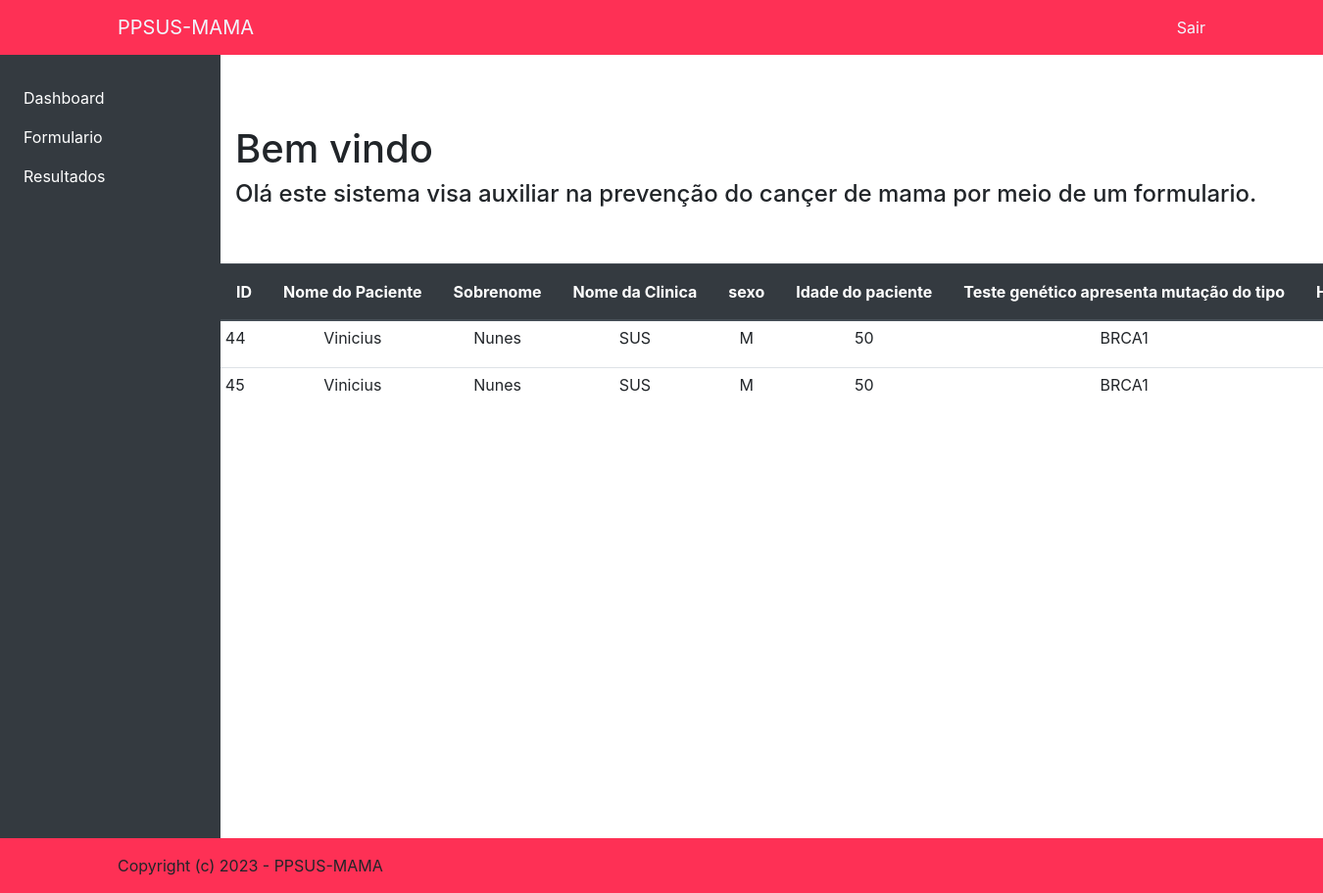
The page /account/dashboard/ (signed in) on the database as committed earlier.
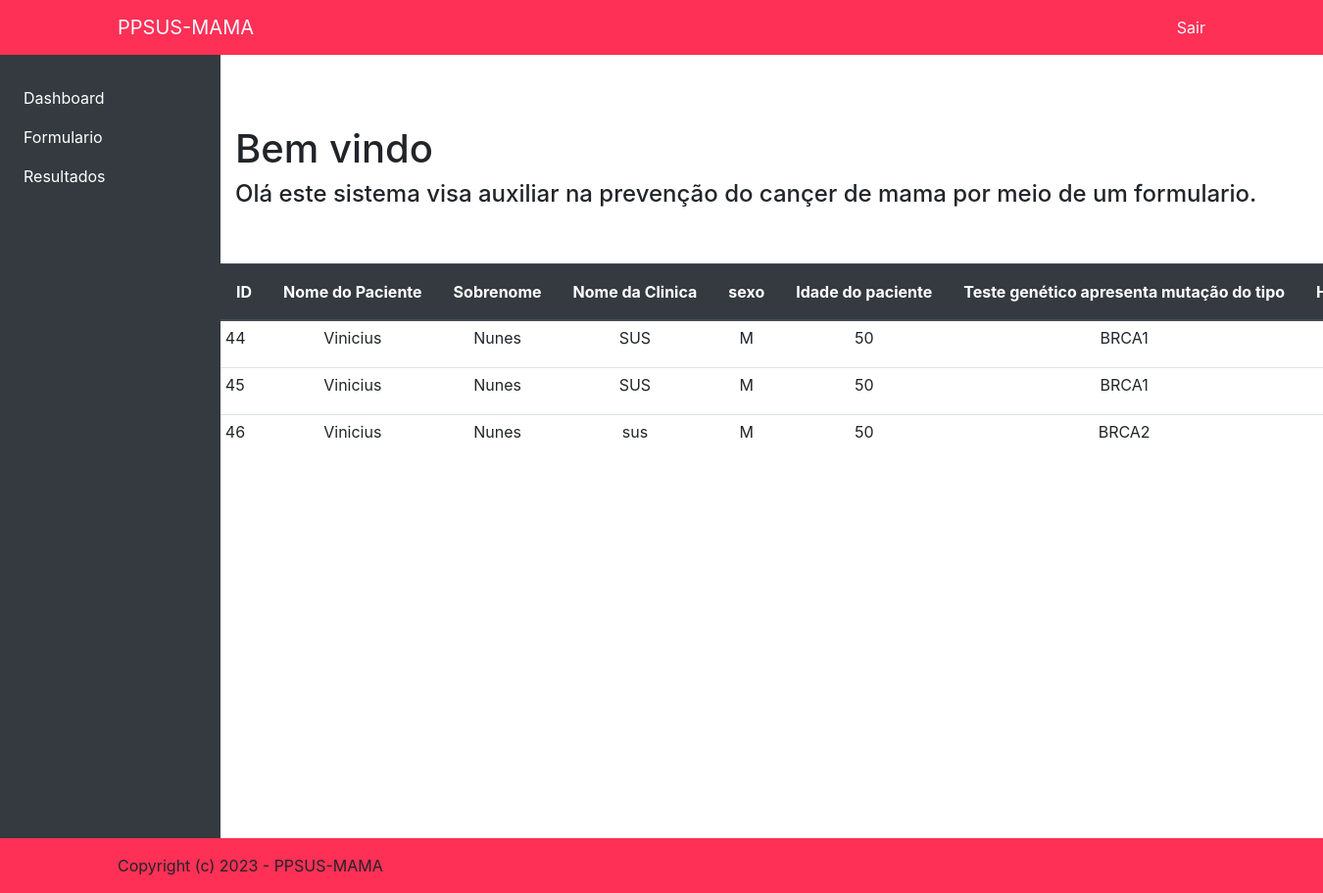
The same page on the database as committed later.
### forms/models.py (models this page shows, shortened)
class Form(models.Model):
    nomePaciente = models.CharField("Nome do paciente:",max_length=255, blank=True)
    sobrenome = models.CharField("Sobrenome:",max_length=255, blank=True)
    nomeclinica =  models.CharField("Nome da clinica:",max_length=255, blank=True)
    tuplesexo = (
        ("F", "Feminino"),
        ("M", "Masculino"),
    )
    sexo = models.CharField("Sexo",  max_length=2,choices=tuplesexo , blank=False)
    idadepaciente =  models.CharField("Idade do paciente:",max_length=3, blank=False)
    tupleMutacao = (
        ("BRCA1", "BRCA1"),
        ("BRCA2", "BRCA2"),
        ("TP53", "TP53"),
        ("CDH1", "CDH1"),
        ("STK11", "STK11"),
        ("PTEN", "PTEN"),
        ("PALB2","PALB2"),
        ("VUS", "VUS"),
        ("NÃO APRESENTA MUTAÇÃO", "NÃO APRESENTA MUTAÇÃO"),
    )
    mutacaoGenetica =  models.CharField("Teste genético apresenta mutação do tipo:",max_length=22, choices=tupleMutacao)
    tupleOpcao = (
        ("SIM", "SIM"),
        ("NAO", "NAO"),
    )
    opc_bilateral = models.CharField("Historico Pessoal de cancer de mama bilateral:",max_length=3, choices=tupleOpcao)
    opc_ovario = models.CharField("Tem historico Pessoal de cançer de ovario?",max_length=3, choices=tupleOpcao)
    temcancer = models.CharField("Tem câncer de mama?",max_length=3, choices=tupleOpcao)
    tupleCancer = (
        ("Carcinoma ductal insitu", "Carcinoma ductal insitu"),
        ("Carcinoma não epecial", "Carcinoma não epecial"),
        ("Lobural", "Lobural"),
        ("Medular", "Medular"),
        ("Metaplatico", "Metaplatico"),
        ("Mucinoso", "Mucinoso"),
        ("Não tem cancer de mama", "Não tem cancer de mama"),
    )
    cancer_mama = models.CharField("Se tem câncer de mama, qual tipo histologico?",max_length=25, choices=tupleCancer)
    tupleIdadeCancer = (
        ("Maior que 60 anos","Maior que 60 anos"),
        ("Entre 55 e 60 anos", "Entre 55 e 60 anos"),
        ("Entre 45 e 55 anos", "Entre 45 e 55 anos"),
        ("Entre 35 e 45 anos", "Entre 35 e 45 anos"),
        ("Entre 30 e 35 anos", "Entre 30 e 35 anos"),
        ("Menor que 30 anos", "Menor que 30 anos"),
    )
    idade_diagnostico =  models.CharField("Faixa de idade do diagnostico de câncer de mama:",max_length=25, choices=tupleIdadeCancer)
    tupleTipoMolecular = (
        ("Luminal", "Luminal"),
        ("Luminal HEr2", "Luminal HEr2"),
        ("HEr2", "HEr2"),
        ("Triplo Negativo", "Triplo Negativo"),
        ("Não tem cancer de mama", "Não tem cancer de mama"),
    )
    tipo_molecular = models.CharField("Tipo molecular de câncer de mama:",max_length=23, choices=tupleTipoMolecular)
    tupleTamanhoDoCancer = (
        ("Insitu", "Insitu"),
        ("T1", "T1"),
        ("T2", "T2"),
        ("T3", "T3"),
        ("T4", "T4"),
        ("Não tem cancer de mama", "Não tem cancer de mama"),
    )
    tam_cancer = models.CharField("Se tem câncer, qual o tamanho do tumor:",max_length=23,choices=tupleTamanhoDoCancer)
    tupleQtdParente = (
        ("Um", "Um"),
        ("Dois", "Dois"),
        ("Três ou Mais", "Três ou Mais"),
        ("Desconhece", "Desconhece"),
    )
    qtd_parent_1 = models.CharField("Quantidade parentes de primeiro grau com câncer de mama:",max_length=12, choices=tupleQtdParente)
    qtd_parent_2 = models.CharField("Quantidade de parentes de segundo grau ou mais distante com câncer de mama ou ovario < 50 anos:",max_length=12, choices=tupleQtdParente)
    parent_seg_grau =  models.CharField(" Parentes de segundo grau ou mais distante com câncer de mama ou ovario < 50 anos:",max_length=12, choices=tupleQtdParente)
    tupleParentePrimeiroGrau= (
        ("Cancer de ovario", "Cancer de ovario"),
        ("Cancer de mama masculino", "Cancer de mama masculino"),
        ("Cancer de prostata", "Cancer de prostata"),
        ("Cancer bilateral de mama", "Cancer bilateral de mama"),
        ("Cancer de pancreas", "Cancer de pancreas"),
        ("Dois ou mais itens", "Dois ou mais itens"),
        ("Nenhum", "Nenhum"),
        ("Desconhce","Desconhece")
    )
    parent_pri_grau =  models.CharField("Parentes de primeiro grau com :",max_length=25,choices=tupleParentePrimeiroGrau)
    asc_judia =  models.CharField("Ascendencia Judia Ashkenazi:",max_length=12, choices=tupleOpcao)

### account/views.py (the view)
# urls.py: path('dashboard/', views.dashboard, name='dashboard'),
@login_required(redirect_field_name='login')
def dashboard(request):
    forms = Form.objects.order_by('id')
    return render(request, 'account/dashboard.html', {
        'form': forms
    })

### account/templates/account/dashboard.html (shortened to what this page needs)
{% extends 'base.html'%}
{%block conteudo%}
    <h1>Bem vindo {{user.first_name}} {{user.last_name}}</h1>
    <section>
        <h4>
            Olá este sistema visa auxiliar na prevenção do cançer de mama por meio de um formulario.
        </h4>
    </section>
    </div>
        <div class="table-responsive mt-5">
            <table class="table table-sm">
                    <thead class="thead-dark w-100">
                        <tr>
                            <th class="text-nowrap w-100 p-3 " >ID</th>
                            <th class="text-nowrap w-100 p-3 " >Nome do Paciente</th>
                            <th class="text-nowrap w-100 p-3">Sobrenome</th>
                            <th class="text-nowrap w-100 p-3 ">Nome da Clinica</th>
                            <th class="text-nowrap w-100 p-3 ">sexo</th>
                            <th class="text-nowrap w-100 p-3 ">Idade do paciente</th>
                            <th class="text-nowrap w-100 p-3 ">Teste genético apresenta mutação do tipo</th>
                            <th class="text-nowrap w-100 p-3 ">Historico pessoal de cancer de mama bilateral</th>
                        </tr>
                    </thead>
                <tbody>
                    {%for question in form %}
                        <tr>
                            <td>{{question.id}}</td>
                            <td class="text-center">{{question.nomePaciente}}</td>
                            <td class="text-center" >{{question.sobrenome}}</td>
                            <td class="text-center">{{question.nomeclinica}}</td>
                            <td class="text-center">{{question.sexo}}</td>
                            <td class="text-center">{{question.idadepaciente}}</td>
                            <td class="text-center">{{question.mutacaoGenetica}}</td>
                            <td class="text-center">{{question.opc_bilateral}}</td>
                        </tr>
                    {% endfor %}
                </tbody>
            </table>
        </div>
{%endblock%}

Rows that differ between the two databases and show on the page:
added Form: id "46", nomePaciente "Vinicius", sobrenome "Nunes", nomeclinica "sus", sexo "M", idadepaciente "50", mutacaoGenetica "BRCA2"
